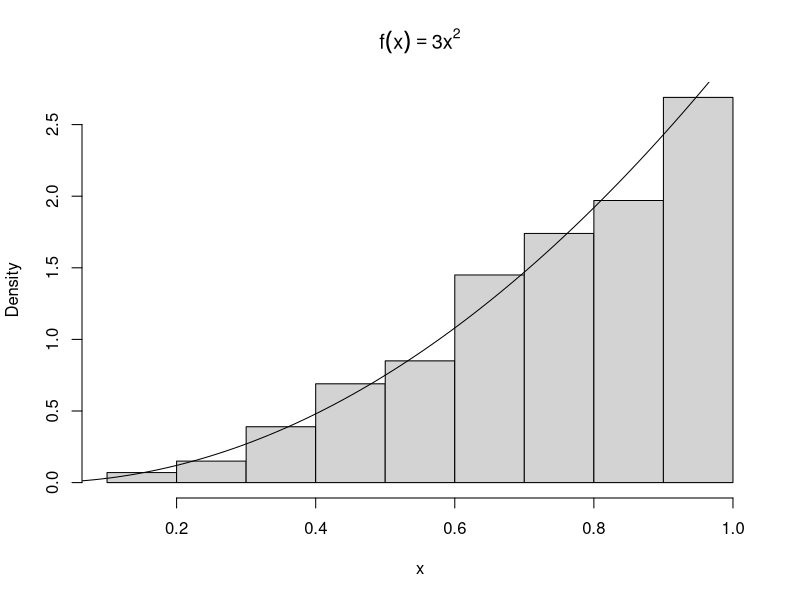
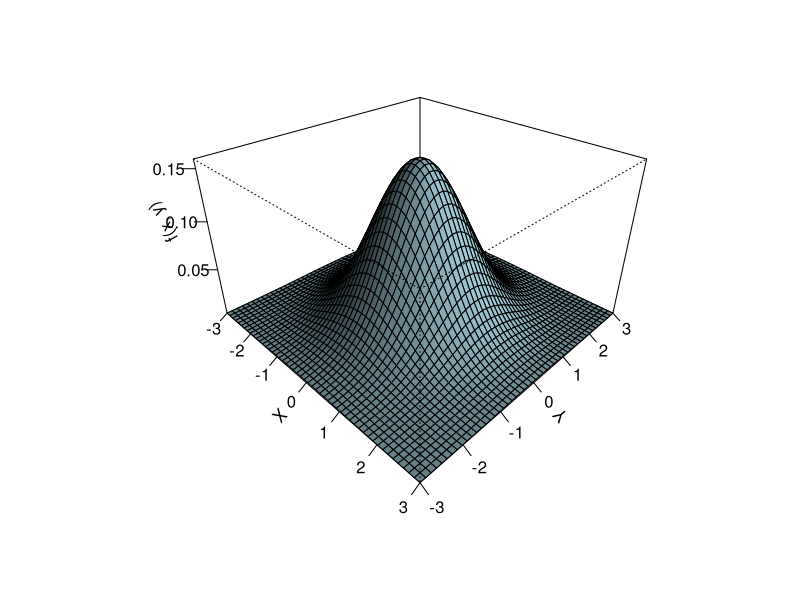
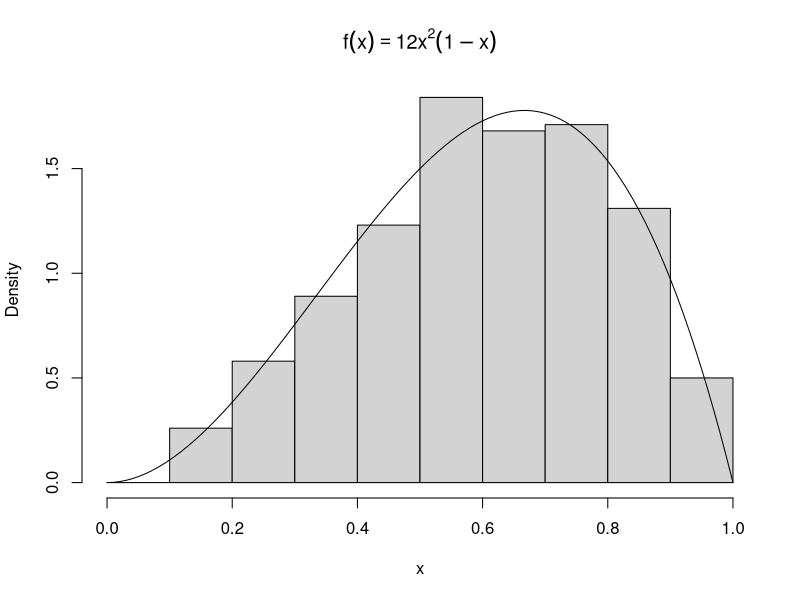
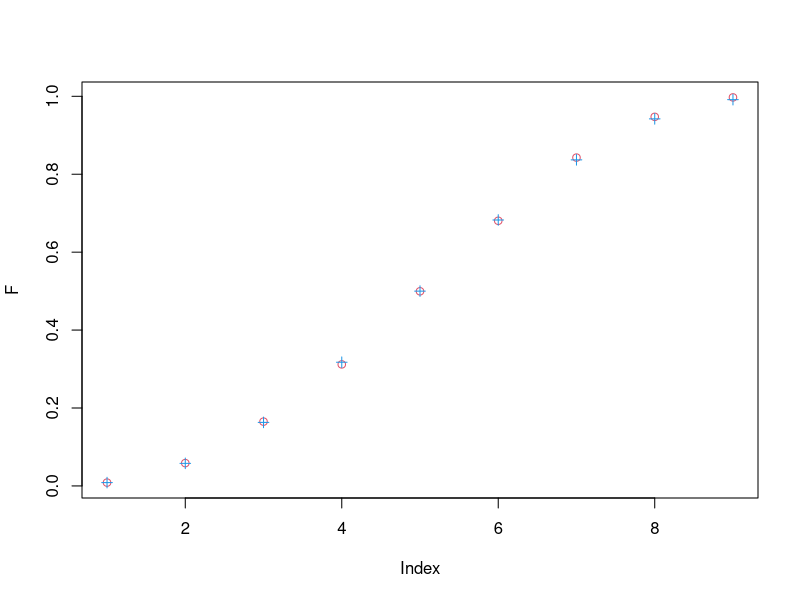
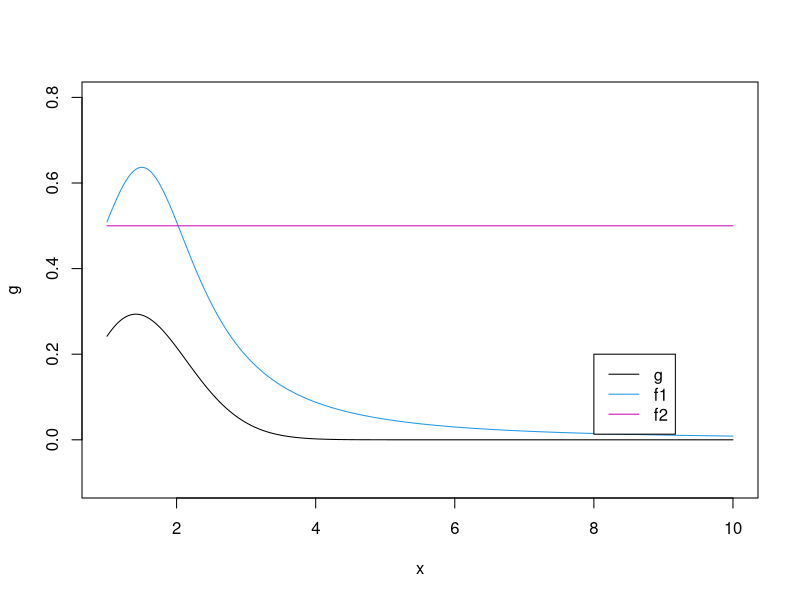
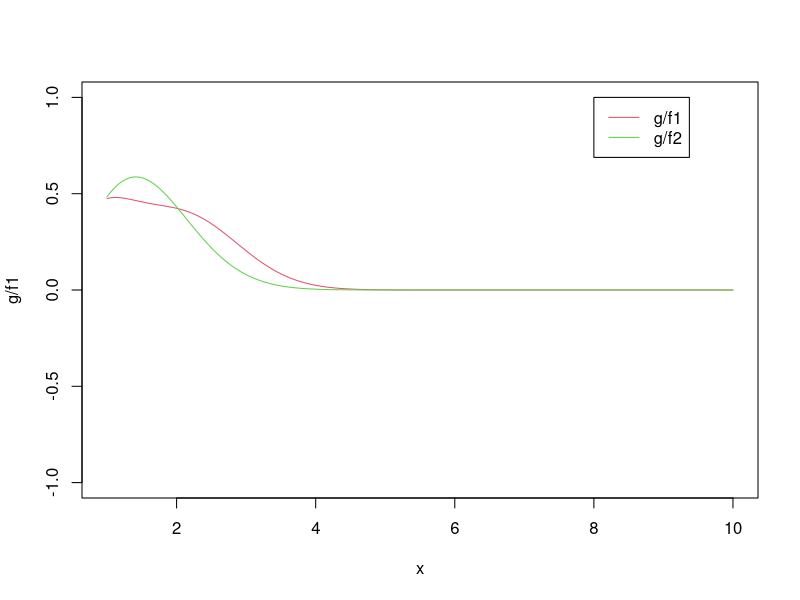
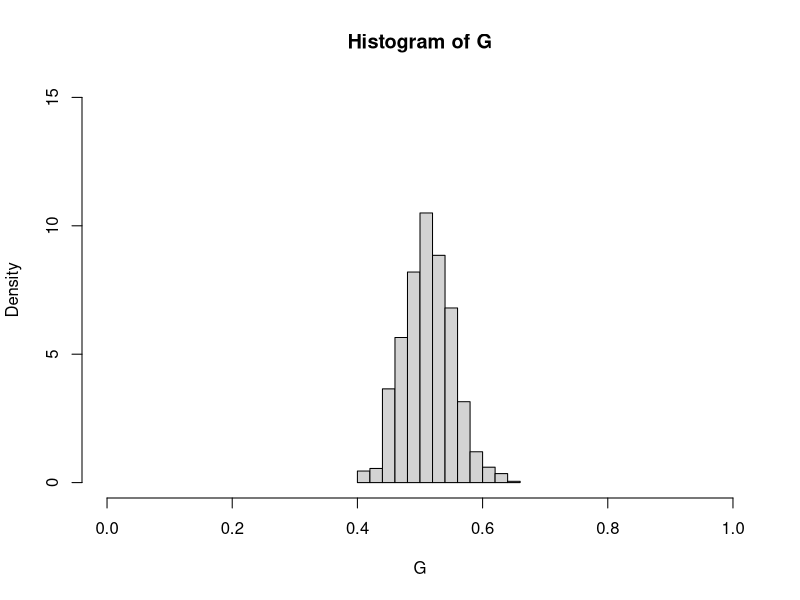
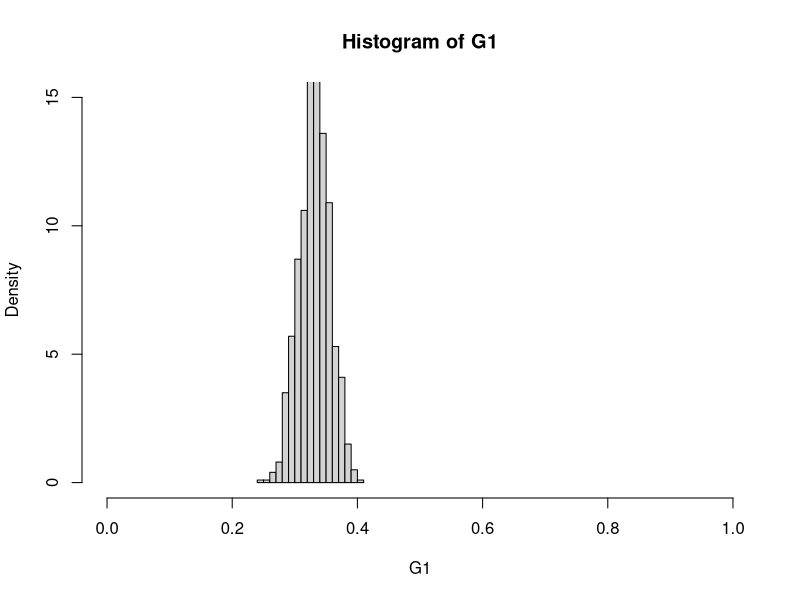

These charts were generated, in order, by the following R code:
## ---- chunk 1
knitr::opts_chunk$set(echo = TRUE)
## ---- chunk 2
sample(0:1,size=10,replace=TRUE)
## ---- chunk 3
sample(1:100,size=6,replace=FALSE)
## ---- chunk 4
sample(letters,size=26)  # sample(letters,size=length(letters))
## ---- chunk 5
x <- sample(1:3,size=100,replace=TRUE,prob=c(0.2,0.3,0.5))
x
table(x)
## ---- chunk 6
n <- 1000
u <- runif(n)
x <- u^(1/3)
hist(x,prob = TRUE,main=expression(f(x)==3*x^2))  #density histogram of sample
y <- seq(0,1,0.01)
lines(y,3*y^2)  #density curve f(x)
## ---- chunk 7
names(iris)
table(iris$Species)
w <- iris[[2]]  # Sepal.Width
y <- subset(iris, Species == "versicolor",select = Petal.Length)
summary(y)
## ---- chunk 8
f <- function(x,y) {
z <- (1/(2*pi)) * exp(-.5 * (x^2 + y^2)) }
y <- x <- seq(-3, 3, length= 50)
z <- outer(x, y, f) #compute density for all (x,y)
persp(x, y, z, theta = 45, phi = 30, expand = 0.6, ltheta = 120, shade = 0.75, ticktype = "detailed", xlab = "X", ylab = "Y", zlab = "f(x, y)",col="lightblue")
## ---- chunk 9
set.seed(1234)
n <- 1000
u <- runif(n)
x <- c(0,1,2,3,4)
p <- c(0.1,0.2,0.2,0.2,0.3)
cp <- cumsum(p)
x.sample <- x[findInterval(u,cp)+1]
table(x.sample)/n # calculate the frequency
## ---- chunk 10
set.seed(12345)
x.sample2 <- sample(x,size=n,replace=TRUE,prob=p)
table(x.sample2)/n
## ---- chunk 11
n <- 1000
x <- numeric(n)
i <- 0
while( i<=n ){
  u <- runif(1)
  y <- runif(1)  # random variate from g
  if (u < y^2*(1-y)){
    x[i] <-y 
    i <- i+1
  }
}

hist(x,breaks=seq(0,1,0.1),prob=TRUE,main=expression(f(x)==12*x^2*(1-x)))
z <- seq(0,1,0.01)
lines(z,12*z^2*(1-z))
## ---- chunk 12
n <- 1000
r <- 4
beta <- 2
lambda <- rgamma(n,r,beta)
y <- rexp(n,lambda)
y
## ---- chunk 13
set.seed(1234)
x <- seq(0.1,0.9,0.1)
f <- function(x) 1/beta(3,3)*x^2*(1-x)^2  # density function

for(i in 1:9){
  U <- runif(10000,min=0,max=x[i])
  F[i] <- mean(x[i]*f(U))  # CDF
}
round(F,5)
pbeta(x,3,3)

plot(F,col=2)
points(pbeta(x,3,3),col=4,pch=3)
## ---- chunk 14
# We set the value of sigma to 1,4,20 respectively.
set.seed(123456)
n <- 1000000
sigma <- c(1,4,20,200)
for(i in 1:4){
  u1 <- runif(n/2)
  u2 <- runif(n/2)
  T1 <- 0.5*(sqrt(-2*sigma[i]^2*log(1-u1))+sqrt(-2*sigma[i]^2*log(1-u2))) # independent X1 and X2 
  T2 <- 0.5*(sqrt(-2*sigma[i]^2*log(1-u1))+sqrt(-2*sigma[i]^2*log(u1)))  # negative correlation fo X and X'
  V1 <- var(T1)
  V2 <- var(T2)
  print((V1-V2)/V1*100)  # percent reduction in variance
}
## ---- chunk 15
x <- seq(1,10,0.01)
g <- x^2/sqrt(2*pi)*exp(-x^2/2)
f1 <- 2/pi/(1+(x-1.5)^2)
f2 <- 0.5
plot(x,g,type="l",ylim=c(-0.1,0.8))
points(x,f1,type="l",col=4)
points(x,rep(f2,length(x)),type="l",col=6)
legend(8,0.2,c("g","f1","f2"),col=c(1,4,6),lty=c(1,1,1))
## ---- chunk 16
plot(x,g/f1,type="l",col=2,ylim=c(-1,1))
points(x,g/f2,type="l",col=3)
legend(8,1,c("g/f1","g/f2"),col=c(2,3),lty=c(1,1))
## ---- chunk 17
set.seed(5679)
n <- 100000
x <- rcauchy(n,location=1.5,scale=1)
g <- x^2/sqrt(2*pi)*exp(-x^2/2)
f1 <- 2/pi/(1+(x-1.5)^2)
theta.hat <- mean(g/f1)
round(theta.hat,3)
## ---- chunk 18
m <- 1000;n <- 100;
set.seed(1234)
G <- numeric(m)
for(i in 1:m){
  x <- rlnorm(n)   # standard lognormal
  x <- sort(x)
  mu.hat <- mean(x)
  G[i] <- 1/n^2/mu.hat*sum((2*(1:n)-n-1)*x)
}
mean(G)
median(G)
quantile(G,seq(0.1,0.9,0.1))
## ---- chunk 19
m <- 1000;n <- 100;
set.seed(1234)
G1 <-G2 <- numeric(m)
for(i in 1:m){
  x1 <- runif(n)  # uniform distribution
  x1 <- sort(x1)
  x2 <- rbinom(n,1,0.1)  # Bernoulli(0.1)
  x2 <- sort(x2)
  mu.hat1 <- mean(x1)
  mu.hat2 <- mean(x2)
  G1[i] <- 1/n^2/mu.hat1*sum((2*(1:n)-n-1)*x1)
  G2[i] <- 1/n^2/mu.hat2*sum((2*(1:n)-n-1)*x2)

}
print(c(mean(G1),median(G1)))  ## uniform distribution
print(c(mean(G2),median(G2)))  ## Bernoulli(0.1)
quantile(G1,seq(0.1,0.9,0.1))  ## uniform distribution
quantile(G2,seq(0.1,0.9,0.1))  ## Bernoulli(0.1)

# PLOT
hist(G,xlim=c(0,1),ylim=c(0,15),freq=FALSE)
hist(G1,xlim=c(0,1),ylim=c(0,15),freq=FALSE)
hist(G2,xlim=c(0,1),ylim=c(0,15),freq=FALSE)
## ---- chunk 20
# function to calculate the confidence interval
confidence.interval <- function(m,n,a,b,alpha){
  G <- numeric(m)
  for(i in 1:m){
    x <- rlnorm(n,meanlog=a,sdlog=b)
    x <- sort(x)
    mu.hat <- mean(x)
    G[i] <- 1/n^2/mu.hat*sum((2*(1:n)-n-1)*x)
  }
  G.hat <- mean(G)
  G.sd <- sd(G)
  g1 <-G.hat-qnorm(1-alpha/2)*G.sd
  g2 <-G.hat+qnorm(1-alpha/2)*G.sd
  return(c(g1=g1,g2=g2))
}

m <- 100;n <- 100;N <-1000;n0 <- 100;alpha=0.05
set.seed(123)
p <- numeric(N)
for(i in 1:N){
  a <- sample(1:10,size=1,replace=TRUE)
  b <- 0.1
  g <-confidence.interval(m,n,a=a,b=b,alpha=alpha) 
  mu <- exp(a+0.5*b^2) 
  x <- rlnorm(n0,meanlog=a,sdlog=b)
  x<-sort(x)
  G0 <- 1/n0^2/mu*sum((2*(1:n0)-n0-1)*x)  # the real value of G

  if(G0<=g[2] && G0>=g[1]){
    p[i] <- 1
  }else{
    p[i] <- 0
  }
}
mean(p)
## ---- chunk 21
require(mvtnorm)
set.seed(123)
m <- 500 # Number of Monte Carlo trials
n <- 100
alpha <- 0.05
c <- 2
df <- 4

tmp <- matrix(rnorm(c^2), c, c)
mcov <- tcrossprod(tmp, tmp) + diag(0.5, c)
power_rho <- power_rhos <- power_tau <- numeric(m)
for(i in 1:m){
  tmp <- matrix(rnorm(c^2), c, c)
  mcov <- tcrossprod(tmp, tmp) + diag(0.5, c)
  bvtn <- rmvt(n,sigma=mcov, df = df,delta=1:2) 
  x <- bvtn[,1]
  y = bvtn[,2]
  power_rho[i] <- cor.test(x,y,method="pearson")$p.value<0.05
  power_rhos[i] <- cor.test(x,y,method="kendall")$p.value<0.05
  power_tau[i] <- cor.test(x,y,method="spearman")$p.value<0.05
}
print(c(mean(power_rho),mean(power_rhos),mean(power_tau)),3)
## ---- chunk 22
formulas <- list(
  mpg ~ disp,
  mpg ~ I(1 / disp),
  mpg ~ disp + wt,
  mpg ~ I(1 / disp) + wt
)
## ---- chunk 23
lf1 <- vector("list", length(formulas))
for (i in seq_along(formulas)){
  lf1[[i]] <- lm(formulas[[i]], data = mtcars)
}
lf1
## ---- chunk 24
# with two version

la1 <- lapply(formulas, lm, data = mtcars)
la2 <- lapply(formulas, function(x) lm(formula = x, data = mtcars))
c(la1,la2)
## ---- chunk 25
bootstraps <- lapply(1:10, function(i){
  rows <- sample(1:nrow(mtcars), rep = TRUE)
  mtcars[rows, ]
})#eturns a list of the same length as mtcars
## ---- chunk 26
## for loop
lf <- vector("list", length(bootstraps))
for (i in seq_along(bootstraps)){
  lf[[i]] <- lm(mpg ~ disp, data = bootstraps[[i]])
}
lf
## ---- chunk 27
# lapply without anonymous function
la <- lapply(bootstraps, lm, formula = mpg ~ disp)
la
## ---- chunk 28
rsq <- function(mod) summary(mod)$r.squared
## ---- chunk 29
sapply(la1, rsq)
sapply(la2, rsq)
sapply(lf1, rsq)
## ---- chunk 30
sapply(la, rsq)
sapply(lf, rsq)
## ---- chunk 31
trials <- replicate(100,t.test(rpois(10, 10), rpois(7, 10)),
                    simplify = FALSE)
## ---- chunk 32
# anonymous function:
sapply(trials, function(test) test$p.value)
sapply(trials, '[[', i = "p.value") 
## ---- chunk 33
library(parallel)
testlist <- list(iris, mtcars, cars)
lapply(testlist, function(x) vapply(x, mean, numeric(1)))
## ---- chunk 34
lmapply <- function(X, FUN, FUN.VALUE, simplify = FALSE){
  out <- Map(function(x) vapply(x, FUN, FUN.VALUE), X)
  if(simplify == TRUE){return(simplify2array(out))}
  out
}
lmapply(testlist, mean, numeric(1))
## ---- chunk 35
set.seed(1)
# function : Cramer-von Mises statistic
W2 <- function(x,y){
  Fn <- ecdf(x) # ecdf function of f(x)
  Gn <- ecdf(y) # ecdf function of g(x)
  n <-length(x)
  m <- length(y)
 out <-  (sum(( Fn(x) - Gn(x))^2) + sum(( Fn(y) - Gn(y) )^2))*m*n/((m+n)^2)
 return(out)
}


# Example 8.1
data("chickwts")
attach(chickwts)
x <- as.vector(weight[feed == "soybean"])
y <- as.vector(weight[feed == "linseed"]) 
z <- c(x,y)
n <- length(x)
m <- length(y)

R <- 999
T.star <- numeric(R)
T0 <- W2(x,y)

# permutation 
for(i in 1:R){
  z.star<- sample(z,m+n,replace=FALSE)
  x.star <- z.star[1:n]
  y.star <- z.star[(n+1): (m+n)]
  T.star[i] <- W2(x.star,y.star)
}

Tb <- c(T0,T.star)
p.value <-mean(T0 <= Tb)
print(p.value) # Exercise 8.1
## ---- chunk 36
hist(T.star,density = FALSE,xlab="W2",ylab="Frequency",main="Histogram of W2 in Example 8.1")
abline(v=T0,col="red",lty=1,lwd=3)
## ---- chunk 37
# Example 8.2
x <- as.vector(weight[feed == "sunflower"])
y <- as.vector(weight[feed == "linseed"])
z <- c(x,y)
n <- length(x)
m <- length(y)

R <- 999
T.star <- numeric(R)
T0 <- W2(x,y)

# permutation 
for(i in 1:R){
  z.star<- sample(z,m+n,replace=FALSE)
  x.star <- z.star[1:n]
  y.star <- z.star[(n+1): (m+n)]
  T.star[i] <- W2(x.star,y.star)
}

Tb <- c(T0,T.star)
p.value <-mean(T0 <= Tb)
print(p.value) # Exercise 8.2
## ---- chunk 38
hist(T.star,density = FALSE,xlab="W2",ylab="Frequency",main="Histogram of W2 in Example 8.2",xlim=c(0,2))
abline(v=T0,col="red",lty=1,lwd=3)
## ---- chunk 39
set.seed(1)
# density function of Cauchy(0,1)
f <- function(x,theta=1,eta=0){
  out <- 1/(pi * theta * (1+((x-eta)/theta)^2))
  return(out)
}
m <- 100000
x <- numeric(m)
u <- runif(m)
sigma <- 1
x[1] <- runif(1,-40,40)
k <- 0  # record rejection times

for(i in 2:m){
  xt <- x[i-1]
  y <- rnorm(1, mean=xt, sd=sigma)
  num <- f(y) * dnorm(xt,mean=y,sd=sigma)
  den <- f(xt) * dnorm(y,mean=xt,sd=sigma)
  if(u[i] <= min(num/den,1)) {
    x[i] <- y
  }else{
    x[i] <- xt
    k <- k+1
  }
}


# rejection rate
print(k/m)


# plot the sample vs the time index.
b <- 1001
rest <- b:m
par(mfrow=c(1,2))
plot(rest,x[rest],type="l")
hist(x[rest],probability=TRUE,breaks=100)
par(mfrow=c(1,1))

# compare the decilies
Q.obser <- quantile(x[rest],seq(0,1,0.1))
Q.expec <- qcauchy(seq(0,1,0.1))
print(round(cbind(Q.obser , Q.expec ), 4)) 

#qqplot
x1 <- x[rest]
a <- ppoints(1000)
QR <- qcauchy(a)
Q <- quantile(x1,a)
qqplot(QR,Q,main="",xlab="Rayleigh Quantiles",ylab="Sample Quantiles",xlim=c(-20,20),ylim=c(-20,20))

#qqline(obser, datax = FALSE, distribution = qcauchy,
       #probs = c(0.1, 0.9), qtype = 7)
## ---- chunk 40
# function 
f <- function(x,N){
  if(x<0 || x>1){
    return(0)
  }else{
  out <- (0.5+0.25*x)^N[1] * ((1-x)/4)^N[2] * ((1-x)/4)^N[3] * (x/4)^N[4]
  return(out)
  }
}

Num <- c(125,18,20,34)  ##  group sizes of 4  categories
m <- 5000   ## length of the chain
u <- runif(m)   ## for accept/reject step
burn <- 1000    ## burn-in time
theta <- numeric(m)  ## the chain
width <- 0.2
x[1] <- 0.5 
k <- 0

for(i in 2:m){
  xt <- x[i-1]
  y <- x[i-1] + runif(1,-width,width)
  alpha <- min(1,f(y,N=Num)/f(xt,Num))
  if(alpha >= u[i]){
    x[i] <- y
  }else{
    x[i] <- x[i-1]
    k <- k+1
  }
}

# PLOT
index <- burn:m
x1 <- x[index]
par(mfrow=c(1,2))
plot(index,x1,type="l",xlab="",ylab="theta")
hist(x[index])
abline(v=mean(x[index]),col="red")
print(mean(x[index])) # the estimate of theta
